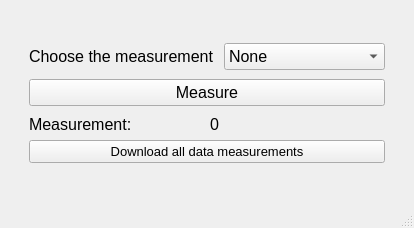
<?xml version="1.0" encoding="UTF-8"?>
<ui version="4.0">
 <class>window</class>
 <widget class="QMainWindow" name="window">
  <property name="windowModality">
   <enum>Qt::NonModal</enum>
  </property>
  <property name="geometry">
   <rect>
    <x>0</x>
    <y>0</y>
    <width>414</width>
    <height>228</height>
   </rect>
  </property>
  <property name="windowTitle">
   <string>Measurements</string>
  </property>
  <widget class="QWidget" name="centralwidget">
   <layout class="QGridLayout" name="gridLayout">
    <item row="2" column="1">
     <widget class="QPushButton" name="submit">
      <property name="font">
       <font>
        <pointsize>12</pointsize>
       </font>
      </property>
      <property name="text">
       <string>Measure</string>
      </property>
     </widget>
    </item>
    <item row="2" column="2">
     <spacer name="verticalSpacer_2">
      <property name="orientation">
       <enum>Qt::Vertical</enum>
      </property>
      <property name="sizeHint" stdset="0">
       <size>
        <width>20</width>
        <height>40</height>
       </size>
      </property>
     </spacer>
    </item>
    <item row="2" column="0">
     <spacer name="verticalSpacer">
      <property name="orientation">
       <enum>Qt::Vertical</enum>
      </property>
      <property name="sizeHint" stdset="0">
       <size>
        <width>20</width>
        <height>40</height>
       </size>
      </property>
     </spacer>
    </item>
    <item row="4" column="1">
     <widget class="QPushButton" name="download">
      <property name="font">
       <font>
        <pointsize>10</pointsize>
       </font>
      </property>
      <property name="text">
       <string>Download all data measurements</string>
      </property>
     </widget>
    </item>
    <item row="1" column="1">
     <layout class="QHBoxLayout" name="horizontalLayout">
      <item>
       <widget class="QLabel" name="ind">
        <property name="font">
         <font>
          <pointsize>12</pointsize>
         </font>
        </property>
        <property name="text">
         <string>Choose the measurement </string>
        </property>
       </widget>
      </item>
      <item>
       <widget class="QComboBox" name="comboBox">
        <property name="font">
         <font>
          <pointsize>12</pointsize>
         </font>
        </property>
        <item>
         <property name="text">
          <string>None</string>
         </property>
        </item>
        <item>
         <property name="text">
          <string>rise time</string>
         </property>
        </item>
        <item>
         <property name="text">
          <string>fall time</string>
         </property>
        </item>
        <item>
         <property name="text">
          <string>frequency</string>
         </property>
        </item>
        <item>
         <property name="text">
          <string>period</string>
         </property>
        </item>
        <item>
         <property name="text">
          <string>amplitude</string>
         </property>
        </item>
        <item>
         <property name="text">
          <string>pulse width</string>
         </property>
        </item>
        <item>
         <property name="text">
          <string>duty cycle</string>
         </property>
        </item>
       </widget>
      </item>
     </layout>
    </item>
    <item row="5" column="1">
     <spacer name="verticalSpacer_4">
      <property name="orientation">
       <enum>Qt::Vertical</enum>
      </property>
      <property name="sizeHint" stdset="0">
       <size>
        <width>20</width>
        <height>40</height>
       </size>
      </property>
     </spacer>
    </item>
    <item row="3" column="1">
     <layout class="QHBoxLayout" name="horizontalLayout_2">
      <item>
       <widget class="QLabel" name="measure_label">
        <property name="font">
         <font>
          <pointsize>12</pointsize>
         </font>
        </property>
        <property name="text">
         <string>Measurement:</string>
        </property>
       </widget>
      </item>
      <item>
       <widget class="QLabel" name="measure_value">
        <property name="font">
         <font>
          <pointsize>12</pointsize>
         </font>
        </property>
        <property name="text">
         <string>0</string>
        </property>
       </widget>
      </item>
     </layout>
    </item>
    <item row="0" column="1">
     <spacer name="verticalSpacer_3">
      <property name="orientation">
       <enum>Qt::Vertical</enum>
      </property>
      <property name="sizeHint" stdset="0">
       <size>
        <width>20</width>
        <height>40</height>
       </size>
      </property>
     </spacer>
    </item>
   </layout>
  </widget>
  <widget class="QStatusBar" name="statusbar"/>
 </widget>
 <resources/>
 <connections/>
</ui>
